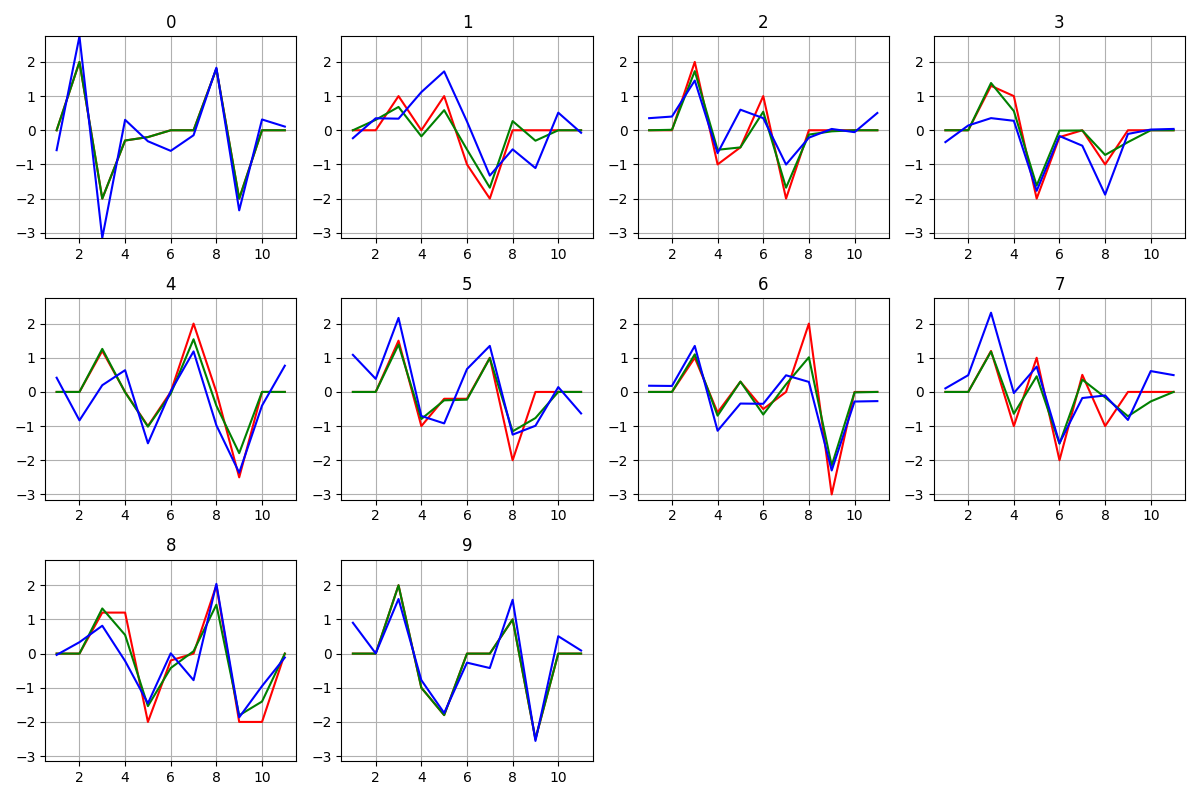

Here is the Python script that generated this plot:

import numpy as np
import matplotlib.pyplot as plt
from scipy.signal import filtfilt

# Init
np.random.seed(0) # rng('default')


# Parameters
Choice = 1
SigmaNoise = 0.5

Num = np.array([0.1, 1.0, 0.1])
Den = np.array([1.0, 0.0, 0.0]) * np.sum(Num)

# Signature Data (10x11 matrix)
Signature = np.array([
    [0, 2, -2, -0.3, -0.2, 0, 0, 1.8, -2, 0, 0],
    [0, 0, 1, 0, 1, -1, -2, 0, 0, 0, 0],
    [0, 0, 2, -1, -0.5, 1, -2, 0, 0, 0, 0],
    [0, 0, 1.3, 1, -2, -0.2, 0, -1, 0, 0, 0],
    [0, 0, 1.2, 0, -1, 0, 2, 0, -2.5, 0, 0],
    [0, 0, 1.5, -1, -0.2, -0.2, 1, -2, 0, 0, 0],
    [0, 0, 1, -0.6, 0.3, -0.5, 0, 2, -3, 0, 0],
    [0, 0, 1.2, -1, 1, -2, 0.5, -1, 0, 0, 0],
    [0, 0, 1.2, 1.2, -2, -0.2, 0, 2, -2, -2, 0],
    [0, 0, 2, -1, -1.8, 0, 0, 1, -2.5, 0, 0]
])

NSymbols, N = Signature.shape
k = np.arange(1, N + 1)

# Signatures
if Choice:
    SignatureBlurred = filtfilt(Num, Den, Signature, axis=0)
else:
    SignatureBlurred = Signature.copy()

# Classification Stats (Monte Carlo)
Nr = 100
ConfusionMatrix = np.zeros((NSymbols, NSymbols), dtype=int)
TotalErrors = 0

# Store variables from last run for plotting
SignatureNoise_Last = None
Distance_Last = None

for r in range(Nr):
    # Generate new noise
    SignatureNoise = SignatureBlurred + SigmaNoise * np.random.randn(NSymbols, N)

    # Calculate Distances
    Dist_r = np.linalg.norm(Signature[:, np.newaxis, :] - SignatureNoise[np.newaxis, :, :], axis=2)

    # Classify
    Predicted_r = np.argmin(Dist_r, axis=0)

    # Accumulate Confusion
    for j in range(NSymbols): # True class j
        ConfusionMatrix[j, Predicted_r[j]] += 1

    # Accumulate Errors
    TotalErrors += np.sum(Predicted_r != np.arange(NSymbols))

    # Keep last run for display
    if r == Nr - 1:
        Distance_Last = Dist_r
        SignatureNoise_Last = SignatureNoise

# Average Error Rate
ErrorRate = 100 * TotalErrors / (Nr * NSymbols)

# Display (Using last run for signals/dist)
SymbolList = ['0', '1', '2', '3', '4', '5', '6', '7', '8', '9']

# Figure 1: Signatures (Last Run)
plt.figure(figsize=(12, 8))
for i in range(NSymbols):
    plt.subplot(3, 4, i+1)
    plt.plot(k, Signature[i], 'r', label='Clean')
    plt.plot(k, SignatureBlurred[i], 'g', label='Blurred')
    plt.plot(k, SignatureNoise_Last[i], 'b', label='Noisy')
    plt.title(SymbolList[i])
    plt.grid(True)
    plt.ylim([np.min(SignatureNoise_Last), np.max(SignatureNoise_Last)])

plt.tight_layout()
plt.savefig('Figure1311.png')

# Figure 2: Distance stems (Last Run)
plt.figure(figsize=(12, 8))
for i in range(NSymbols):
    plt.subplot(3, 4, i+1)
    plt.stem(range(NSymbols), Distance_Last[i])
    plt.title(f'Dist. From {SymbolList[i]}')
    plt.xlabel('to')
    plt.grid(True)

plt.tight_layout()
plt.savefig('Figure1311Bis.png')

# Figure 3: Distance Matrix (Gray) (Last Run)
plt.figure()
plt.imshow(Distance_Last, interpolation='nearest', cmap='gray')
plt.colorbar()
plt.title('Distance Matrix (Last Run)')
plt.xlabel('Noisy Sample Index')
plt.ylabel('Prototype Index')
plt.savefig('Figure1311Ter.png')

# Figure 4: Accumulated Confusion Matrix (Gray Tones!)
plt.figure()
plt.imshow(ConfusionMatrix, interpolation='nearest', cmap='Greys')
plt.colorbar(label='Count (out of 100)')
plt.title(f'Confusion Matrix ({Nr} runs, Mean Error = {ErrorRate:.1f}%)')
plt.xlabel('Predicted Class')
plt.ylabel('True Class')

# Add grid/ticks for clarity
plt.xticks(np.arange(NSymbols), SymbolList)
plt.yticks(np.arange(NSymbols), SymbolList)

plt.savefig('Figure1311Quater.png')

print(f"Mean Error Rate ({Nr} runs): {ErrorRate:.1f}%")
print("Confusion Matrix saved to Figure1311Quater.png")

plt.show()
